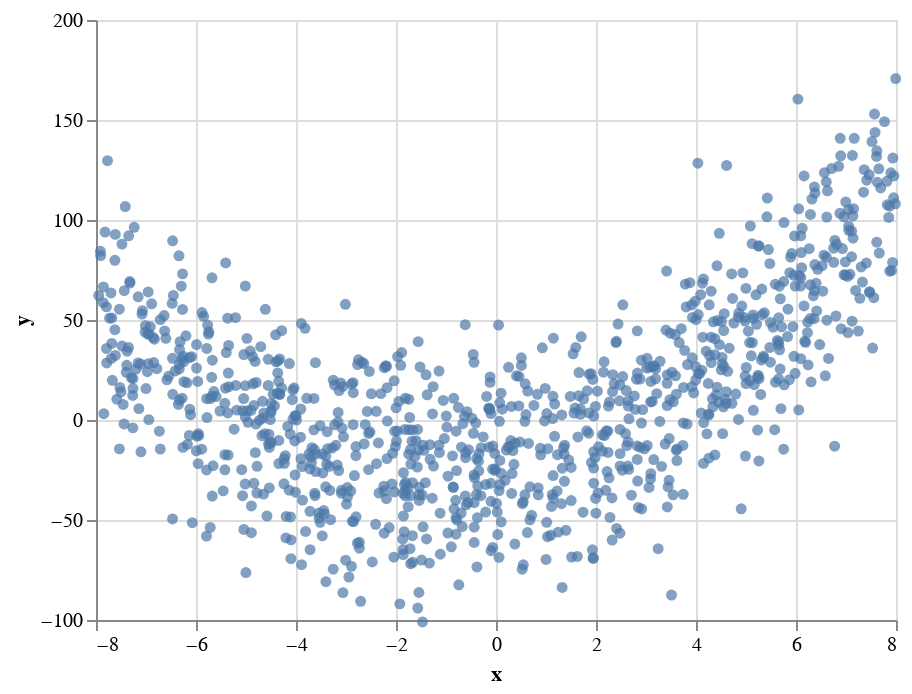

The notebook cell this image was saved under:
### Code cell
c = alt.Chart(df_full).mark_circle().encode(
    x="x",
    y=alt.Y("y", scale=alt.Scale(domain=(-100,200)))
)

c

### Figure 1 — Vega-Lite specification as saved in the notebook (floating-point values rounded to 4 significant figures; data arrays with more than 128 entries replaced by an {"elided": "..."} marker saying what was removed)
{"config": {"view": {"continuousWidth": 400, "continuousHeight": 300}}, "data": {"name": "data-38a83843c9ea97a6f15dfb5ee34fe83d"}, "mark": "circle", "encoding": {"x": {"field": "x", "type": "quantitative"}, "y": {"field": "y", "scale": {"domain": [-100, 200]}, "type": "quantitative"}}, "$schema": "https://vega.github.io/schema/vega-lite/v4.17.0.json", "datasets": {"data-38a83843c9ea97a6f15dfb5ee34fe83d": {"elided": "1000 records"}}}
